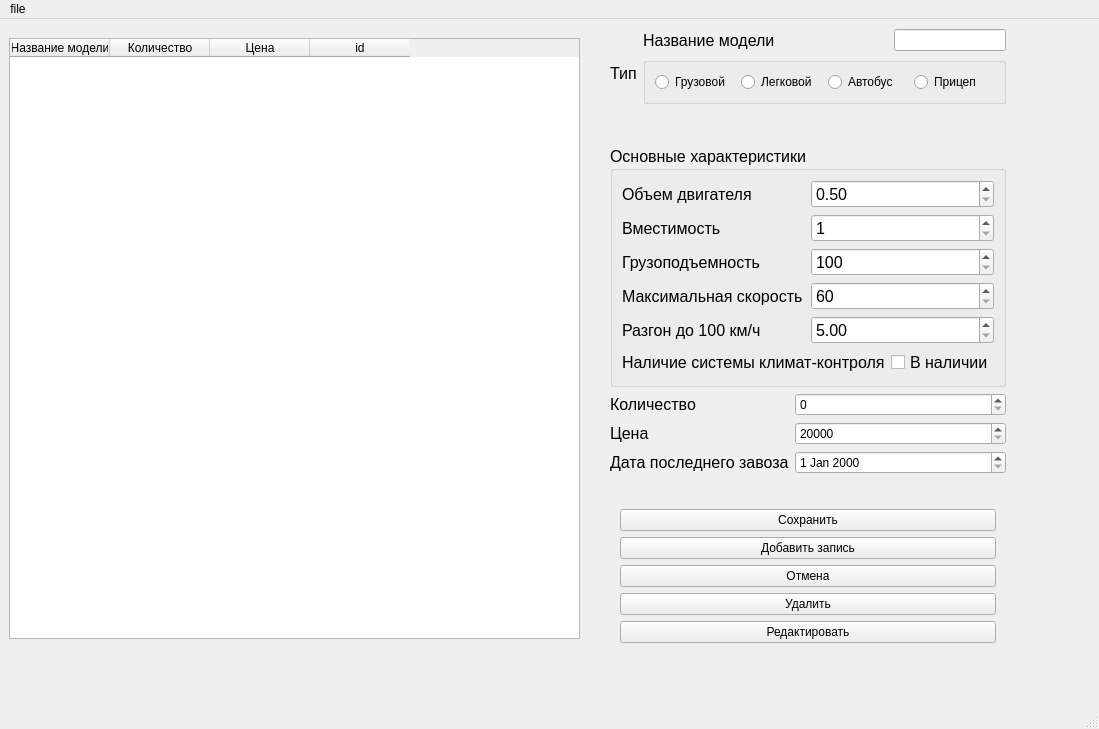
<?xml version="1.0" encoding="UTF-8"?>
<ui version="4.0">
 <class>StockCars</class>
 <widget class="QMainWindow" name="StockCars">
  <property name="geometry">
   <rect>
    <x>0</x>
    <y>0</y>
    <width>1099</width>
    <height>729</height>
   </rect>
  </property>
  <property name="minimumSize">
   <size>
    <width>1024</width>
    <height>554</height>
   </size>
  </property>
  <property name="maximumSize">
   <size>
    <width>1980</width>
    <height>1020</height>
   </size>
  </property>
  <property name="windowTitle">
   <string>StockCars</string>
  </property>
  <widget class="QWidget" name="centralwidget">
   <widget class="QWidget" name="verticalLayoutWidget">
    <property name="geometry">
     <rect>
      <x>9</x>
      <y>19</y>
      <width>571</width>
      <height>601</height>
     </rect>
    </property>
    <layout class="QVBoxLayout" name="verticalLayout_4">
     <item>
      <widget class="QTableWidget" name="TableCar">
       <property name="maximumSize">
        <size>
         <width>1024</width>
         <height>16777215</height>
        </size>
       </property>
       <column>
        <property name="text">
         <string>Название модели</string>
        </property>
       </column>
       <column>
        <property name="text">
         <string>Количество</string>
        </property>
       </column>
       <column>
        <property name="text">
         <string>Цена</string>
        </property>
       </column>
       <column>
        <property name="text">
         <string>id</string>
        </property>
       </column>
      </widget>
     </item>
    </layout>
   </widget>
   <widget class="QWidget" name="layoutWidget">
    <property name="geometry">
     <rect>
      <x>610</x>
      <y>10</y>
      <width>396</width>
      <height>614</height>
     </rect>
    </property>
    <layout class="QVBoxLayout" name="verticalLayout_3">
     <item>
      <layout class="QFormLayout" name="formLayout_2">
       <item row="1" column="0">
        <widget class="QLabel" name="label_13">
         <property name="font">
          <font>
           <pointsize>12</pointsize>
          </font>
         </property>
         <property name="text">
          <string>Тип</string>
         </property>
        </widget>
       </item>
       <item row="1" column="1">
        <widget class="QGroupBox" name="CarType_gb">
         <property name="title">
          <string/>
         </property>
         <layout class="QHBoxLayout" name="horizontalLayout_3">
          <item>
           <widget class="QRadioButton" name="Truck_rb">
            <property name="text">
             <string>Грузовой</string>
            </property>
           </widget>
          </item>
          <item>
           <widget class="QRadioButton" name="PassengerCar_rb">
            <property name="text">
             <string>Легковой</string>
            </property>
           </widget>
          </item>
          <item>
           <widget class="QRadioButton" name="Bus_rb">
            <property name="text">
             <string>Автобус</string>
            </property>
           </widget>
          </item>
          <item>
           <widget class="QRadioButton" name="Trailer_rb">
            <property name="text">
             <string>Прицеп</string>
            </property>
           </widget>
          </item>
         </layout>
        </widget>
       </item>
       <item row="0" column="1">
        <layout class="QHBoxLayout" name="horizontalLayout_2">
         <item>
          <widget class="QLabel" name="label_12">
           <property name="font">
            <font>
             <pointsize>12</pointsize>
            </font>
           </property>
           <property name="text">
            <string>Название модели</string>
           </property>
          </widget>
         </item>
         <item>
          <spacer name="horizontalSpacer_2">
           <property name="orientation">
            <enum>Qt::Horizontal</enum>
           </property>
           <property name="sizeHint" stdset="0">
            <size>
             <width>40</width>
             <height>20</height>
            </size>
           </property>
          </spacer>
         </item>
         <item>
          <widget class="QLineEdit" name="ModelName">
           <property name="maxLength">
            <number>30</number>
           </property>
           <property name="clearButtonEnabled">
            <bool>false</bool>
           </property>
          </widget>
         </item>
        </layout>
       </item>
      </layout>
     </item>
     <item>
      <widget class="QGroupBox" name="CarsInfo">
       <property name="font">
        <font>
         <pointsize>12</pointsize>
        </font>
       </property>
       <property name="title">
        <string>Основные характеристики</string>
       </property>
       <layout class="QVBoxLayout" name="verticalLayout_2">
        <item>
         <layout class="QHBoxLayout" name="horizontalLayout_9">
          <item>
           <widget class="QLabel" name="label_14">
            <property name="font">
             <font>
              <pointsize>12</pointsize>
             </font>
            </property>
            <property name="text">
             <string>Объем двигателя</string>
            </property>
           </widget>
          </item>
          <item>
           <widget class="QDoubleSpinBox" name="EngineVolume_sp">
            <property name="minimum">
             <double>0.500000000000000</double>
            </property>
            <property name="maximum">
             <double>30.000000000000000</double>
            </property>
           </widget>
          </item>
         </layout>
        </item>
        <item>
         <layout class="QHBoxLayout" name="horizontalLayout_8">
          <item>
           <widget class="QLabel" name="label_15">
            <property name="font">
             <font>
              <pointsize>12</pointsize>
             </font>
            </property>
            <property name="text">
             <string>Вместимость</string>
            </property>
           </widget>
          </item>
          <item>
           <widget class="QSpinBox" name="Capacity_sp">
            <property name="minimum">
             <number>1</number>
            </property>
            <property name="maximum">
             <number>300</number>
            </property>
           </widget>
          </item>
         </layout>
        </item>
        <item>
         <layout class="QHBoxLayout" name="horizontalLayout_6">
          <item>
           <widget class="QLabel" name="label_16">
            <property name="font">
             <font>
              <pointsize>12</pointsize>
             </font>
            </property>
            <property name="text">
             <string>Грузоподъемность</string>
            </property>
           </widget>
          </item>
          <item>
           <widget class="QSpinBox" name="Carrying_sp">
            <property name="minimum">
             <number>100</number>
            </property>
            <property name="maximum">
             <number>5000</number>
            </property>
           </widget>
          </item>
         </layout>
        </item>
        <item>
         <layout class="QHBoxLayout" name="horizontalLayout_5">
          <item>
           <widget class="QLabel" name="label_17">
            <property name="font">
             <font>
              <pointsize>12</pointsize>
             </font>
            </property>
            <property name="text">
             <string>Максимальная скорость</string>
            </property>
           </widget>
          </item>
          <item>
           <widget class="QSpinBox" name="MaxSpeed_sp">
            <property name="minimum">
             <number>60</number>
            </property>
            <property name="maximum">
             <number>320</number>
            </property>
           </widget>
          </item>
         </layout>
        </item>
        <item>
         <layout class="QHBoxLayout" name="horizontalLayout_4">
          <item>
           <widget class="QLabel" name="label_18">
            <property name="font">
             <font>
              <pointsize>12</pointsize>
             </font>
            </property>
            <property name="text">
             <string>Разгон до 100 км/ч</string>
            </property>
           </widget>
          </item>
          <item>
           <widget class="QDoubleSpinBox" name="Acceleration_sp">
            <property name="minimum">
             <double>5.000000000000000</double>
            </property>
            <property name="maximum">
             <double>120.000000000000000</double>
            </property>
           </widget>
          </item>
         </layout>
        </item>
        <item>
         <layout class="QHBoxLayout" name="horizontalLayout_7">
          <item>
           <widget class="QLabel" name="label_19">
            <property name="font">
             <font>
              <pointsize>12</pointsize>
             </font>
            </property>
            <property name="text">
             <string>Наличие системы климат-контроля</string>
            </property>
           </widget>
          </item>
          <item>
           <widget class="QCheckBox" name="Climat_flag">
            <property name="text">
             <string>В наличии</string>
            </property>
           </widget>
          </item>
         </layout>
        </item>
       </layout>
      </widget>
     </item>
     <item>
      <layout class="QFormLayout" name="formLayout">
       <item row="0" column="0">
        <widget class="QLabel" name="label_20">
         <property name="font">
          <font>
           <pointsize>12</pointsize>
          </font>
         </property>
         <property name="text">
          <string>Количество</string>
         </property>
        </widget>
       </item>
       <item row="1" column="0">
        <widget class="QLabel" name="label_21">
         <property name="font">
          <font>
           <pointsize>12</pointsize>
          </font>
         </property>
         <property name="text">
          <string>Цена</string>
         </property>
        </widget>
       </item>
       <item row="1" column="1">
        <widget class="QSpinBox" name="Price_sp">
         <property name="minimum">
          <number>20000</number>
         </property>
         <property name="maximum">
          <number>3000000</number>
         </property>
        </widget>
       </item>
       <item row="2" column="0">
        <widget class="QLabel" name="label_22">
         <property name="font">
          <font>
           <pointsize>12</pointsize>
          </font>
         </property>
         <property name="text">
          <string>Дата последнего завоза</string>
         </property>
        </widget>
       </item>
       <item row="2" column="1">
        <widget class="QDateEdit" name="CurrentDate_sp"/>
       </item>
       <item row="0" column="1">
        <widget class="QSpinBox" name="Quantity_sp">
         <property name="maximum">
          <number>1000</number>
         </property>
        </widget>
       </item>
      </layout>
     </item>
     <item>
      <layout class="QVBoxLayout" name="verticalLayout">
       <property name="leftMargin">
        <number>10</number>
       </property>
       <property name="rightMargin">
        <number>10</number>
       </property>
       <item>
        <widget class="QPushButton" name="SaveBtn">
         <property name="text">
          <string>Сохранить</string>
         </property>
        </widget>
       </item>
       <item>
        <widget class="QPushButton" name="AddButton">
         <property name="text">
          <string>Добавить запись</string>
         </property>
        </widget>
       </item>
       <item>
        <widget class="QPushButton" name="CancelBtn">
         <property name="text">
          <string>Отмена</string>
         </property>
        </widget>
       </item>
       <item>
        <widget class="QPushButton" name="DelBtn">
         <property name="text">
          <string>Удалить</string>
         </property>
        </widget>
       </item>
       <item>
        <widget class="QPushButton" name="EditBtn">
         <property name="text">
          <string>Редактировать</string>
         </property>
        </widget>
       </item>
      </layout>
     </item>
    </layout>
   </widget>
  </widget>
  <widget class="QMenuBar" name="menubar">
   <property name="geometry">
    <rect>
     <x>0</x>
     <y>0</y>
     <width>1099</width>
     <height>21</height>
    </rect>
   </property>
   <widget class="QMenu" name="menufile">
    <property name="title">
     <string>file</string>
    </property>
    <addaction name="separator"/>
    <addaction name="action_SaveAs"/>
    <addaction name="action_Save"/>
    <addaction name="action_SaveDb"/>
    <addaction name="action_LoadDb"/>
    <addaction name="separator"/>
    <addaction name="action_CreateDb"/>
   </widget>
   <addaction name="menufile"/>
  </widget>
  <widget class="QStatusBar" name="statusbar"/>
  <action name="action_SaveAs">
   <property name="text">
    <string>Сохранить как</string>
   </property>
  </action>
  <action name="action_Save">
   <property name="text">
    <string>Сохранить </string>
   </property>
  </action>
  <action name="action_LoadDb">
   <property name="text">
    <string>Загрузить базу данных</string>
   </property>
  </action>
  <action name="action_SaveDb">
   <property name="text">
    <string>Сохранить базу данных</string>
   </property>
  </action>
  <action name="action_CreateDb">
   <property name="text">
    <string>Создать базу данных</string>
   </property>
  </action>
 </widget>
 <resources/>
 <connections/>
</ui>
